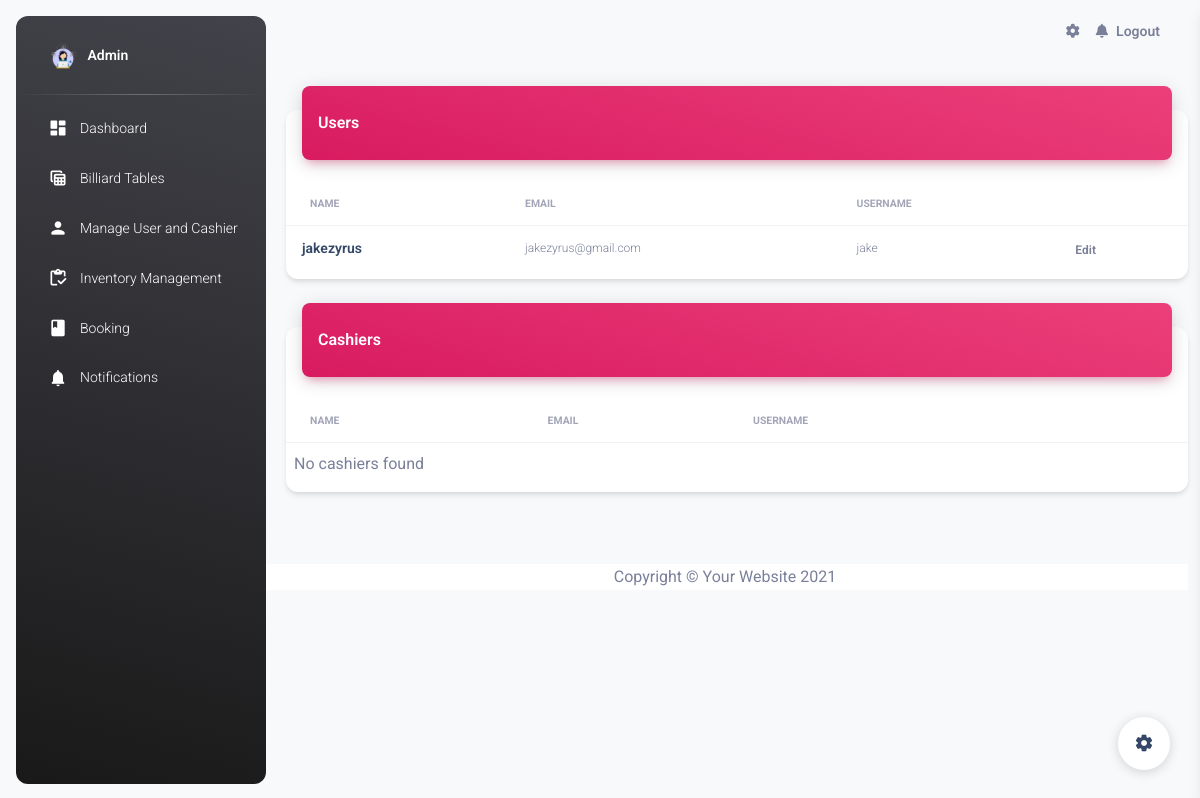
The page /manage_user.php on the database as committed earlier.
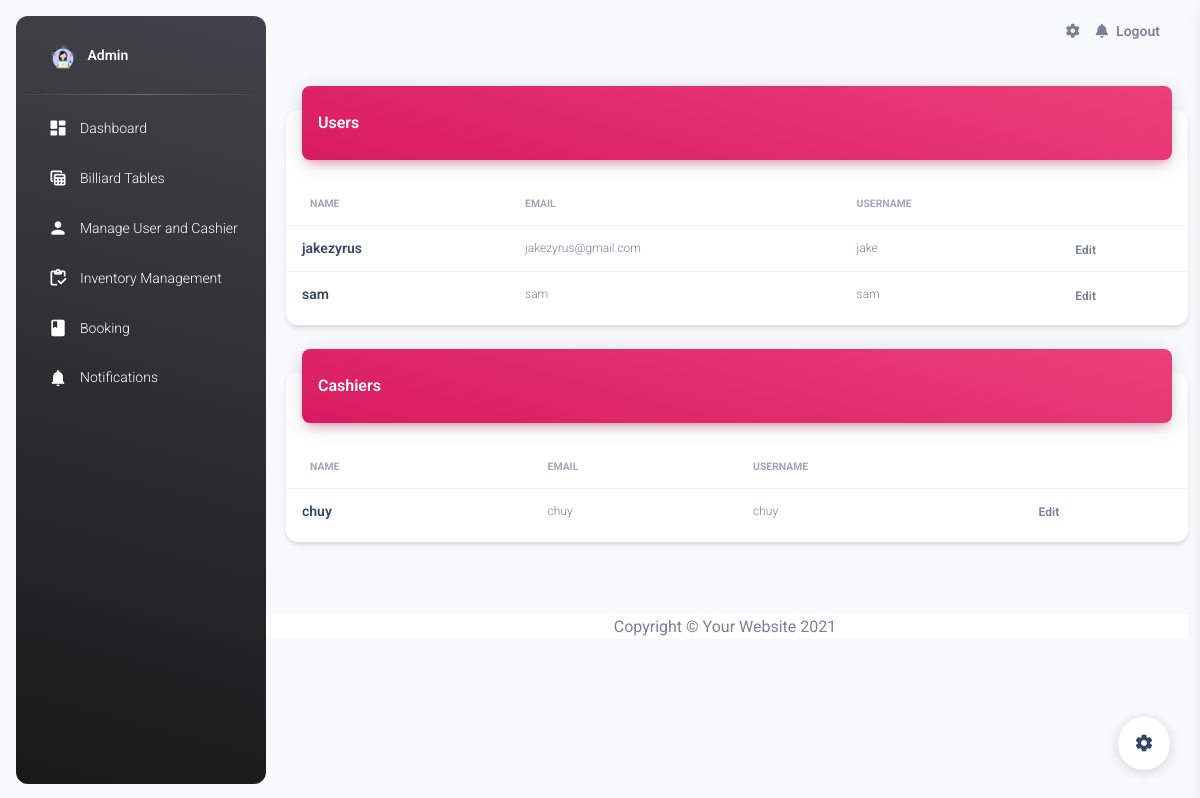
The same page on the database as committed later.
### tables this page shows
CREATE TABLE `users` (
  `user_id` int(11) NOT NULL,
  `name` varchar(100) NOT NULL,
  `email` text NOT NULL,
  `username` varchar(50) NOT NULL,
  `password` varchar(100) NOT NULL,
  `role` varchar(100) NOT NULL
);

### manage_user.php (the view, shortened to what the changed rows need)
<!DOCTYPE html>
<html lang="en">
   <head>
      <link href="./assets/css/nucleo-icons.css" rel="stylesheet" />
      <link href="./assets/css/nucleo-svg.css" rel="stylesheet" />
      <link id="pagestyle" href="./assets/css/material-dashboard.css?v=3.1.0" rel="stylesheet" />
      <link href="vendor/fontawesome-free/css/all.min.css" rel="stylesheet" type="text/css">
   </head>
   <body class="g-sidenav-show  bg-gray-100">
      <main class="main-content border-radius-lg ">
         <?php
            include 'conn.php';
            $sql_users = "SELECT user_id, name, email, username FROM users WHERE role = 'user'";
            $stmt_users = $conn->prepare($sql_users);
            $stmt_users->execute();
            $users = $stmt_users->fetchAll(PDO::FETCH_ASSOC);
            $sql_cashiers = "SELECT user_id, name, email, username FROM users WHERE role = 'cashier'";
            $stmt_cashiers = $conn->prepare($sql_cashiers);
            $stmt_cashiers->execute();
            $cashiers = $stmt_cashiers->fetchAll(PDO::FETCH_ASSOC);
            ?>
            <div class="container-fluid py-4">
                <div class="row">
                    <div class="col-12">
                        <div class="card my-4">
                            <div class="card-body px-0 pb-2">
                                <div class="table-responsive p-0">
                                    <table class="table align-items-center mb-0">
                                        <thead>
                                            <tr>
                                                <th class="text-uppercase text-secondary text-xxs font-weight-bolder opacity-7">Name</th>
                                                <th class="text-uppercase text-secondary text-xxs font-weight-bolder opacity-7 ps-2">Email</th>
                                                <th class="text-uppercase text-secondary text-xxs font-weight-bolder opacity-7 ps-2">Username</th>
                                                <th class="text-secondary opacity-7"></th>
                                            </tr>
                                        </thead>
                                        <tbody>
                                            <?php
                                            if (!empty($users)) {
                                                foreach ($users as $user) {
                                                    echo '<tr>' .
                                                            '<td>' .
                                                                '<div class="d-flex px-2 py-1">' .
                                                                    '<div class="d-flex flex-column justify-content-center">' .
                                                                        '<h6 class="mb-0 text-sm">' . htmlspecialchars($user["name"]) . '</h6>' .
                                                                    '</div>' .
                                                                '</div>' .
                                                            '</td>' .
                                                            '<td>' .
                                                                '<p class="text-xs text-secondary mb-0">' . htmlspecialchars($user["email"]) . '</p>' .
                                                            '</td>' .
                                                            '<td>' .
                                                                '<p class="text-xs text-secondary mb-0">' . htmlspecialchars($user["username"]) . '</p>' .
                                                            '</td>' .
                                                            '<td class="align-middle">' .
                                                                '<a href="javascript:;" class="text-secondary font-weight-bold text-xs" data-toggle="tooltip" data-original-title="Edit user">' .
                                                                'Edit' .
                                                                '</a>' .
                                                            '</td>' .
                                                        '</tr>';
                                                }
                                            } else {
                                                echo '<tr><td colspan="4">No users found</td></tr>';
                                            }
                                            ?>
                                        </tbody>
                                    </table>
                                </div>
                            </div>
                        </div>
                    </div>
                </div>
                <div class="row">
                    <div class="col-12">
                        <div class="card my-4">
                            <div class="card-body px-0 pb-2">
                                <div class="table-responsive p-0">
                                    <table class="table align-items-center mb-0">
                                        <thead>
                                            <tr>
                                                <th class="text-uppercase text-secondary text-xxs font-weight-bolder opacity-7">Name</th>
                                                <th class="text-uppercase text-secondary text-xxs font-weight-bolder opacity-7 ps-2">Email</th>
                                                <th class="text-uppercase text-secondary text-xxs font-weight-bolder opacity-7 ps-2">Username</th>
                                                <th class="text-secondary opacity-7"></th>
                                            </tr>
                                        </thead>
                                        <tbody>
                                            <?php
                                            if (!empty($cashiers)) {
                                                foreach ($cashiers as $cashier) {
                                                    echo '<tr>' .
                                                            '<td>' .
                                                                '<div class="d-flex px-2 py-1">' .
                                                                    '<div class="d-flex flex-column justify-content-center">' .
                                                                        '<h6 class="mb-0 text-sm">' . htmlspecialchars($cashier["name"]) . '</h6>' .
                                                                    '</div>' .
                                                                '</div>' .
                                                            '</td>' .
                                                            '<td>' .
                                                                '<p class="text-xs text-secondary mb-0">' . htmlspecialchars($cashier["email"]) . '</p>' .
                                                            '</td>' .
                                                            '<td>' .
                                                                '<p class="text-xs text-secondary mb-0">' . htmlspecialchars($cashier["username"]) . '</p>' .
                                                            '</td>' .
                                                            '<td class="align-middle">' .
                                                                '<a href="javascript:;" class="text-secondary font-weight-bold text-xs" data-toggle="tooltip" data-original-title="Edit user">' .
                                                                'Edit' .
                                                                '</a>' .
                                                            '</td>' .
                                                        '</tr>';
                                                }
                                            } else {
                                                echo '<tr><td colspan="4">No cashiers found</td></tr>';
                                            }
                                            ?>
                                        </tbody>
                                    </table>
                                </div>
                            </div>
                        </div>
                    </div>
                </div>
            </div>
      </main>
   </body>
</html>

Rows that differ between the two databases and show on the page:
added users: name "sam", email "sam", username "sam", shown under "Users"
added users: name "chuy", email "chuy", username "chuy", shown under "Cashiers"
Other text that changed with them:
text no longer shown: "No cashiers found"
